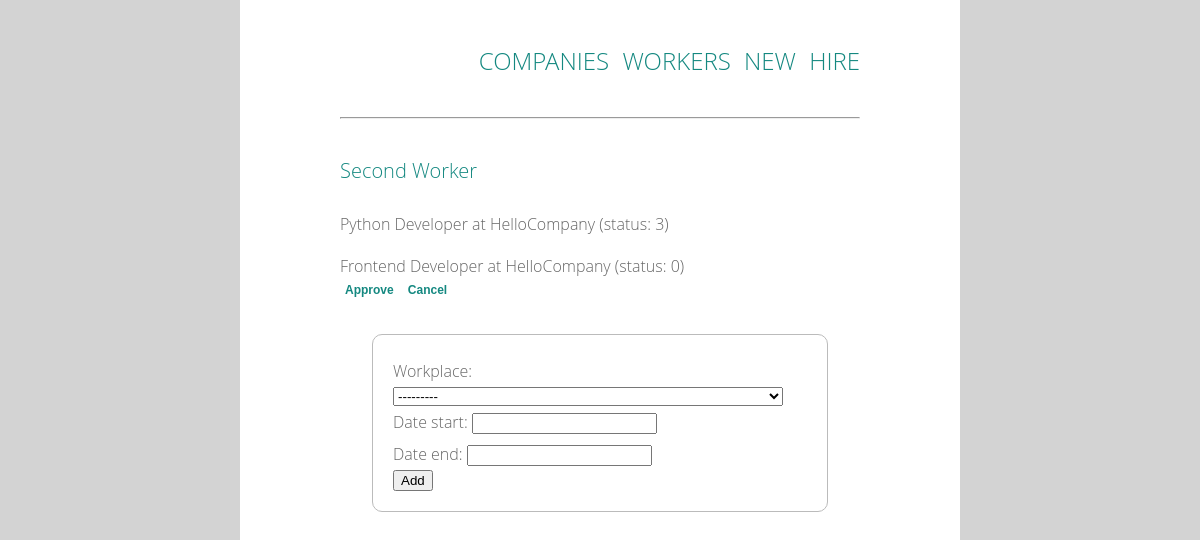
Page /workers/2/ on the committed database.
### work/models.py (models this page shows, shortened)
class Worker(models.Model):
    first_name = models.CharField(max_length=20)
    last_name = models.CharField(max_length=20)

class WorkPlace(models.Model):
    work = models.ForeignKey(
        Work, related_name='workplaces', on_delete=models.CASCADE)
    worker = models.ForeignKey(
        Worker, related_name='workplaces', on_delete=models.CASCADE)
    NEW = 0
    APPROVED = 1
    CANCELLED = 2
    FINISHED = 3
    STATUS_CHOICES = (
        (NEW, 'New'),
        (APPROVED, 'Approved'),
        (CANCELLED, 'Cancelled'),
        (FINISHED, 'Finished'),
    )
    status = models.IntegerField(choices=STATUS_CHOICES, default=NEW)
    def __str__(self):
        return (
            f'workplace {self.work.name} at {self.work.company.name} company')
    class Meta:
        unique_together = ['work', 'worker']

class Work(models.Model):
    company = models.ForeignKey(
        Company, related_name='works', on_delete=models.CASCADE)
    name = models.CharField(max_length=50)
    created_date = models.DateTimeField(default=timezone.now)
    class Meta:
        unique_together = ['company', 'name']

class Company(models.Model):
    name = models.CharField(max_length=50)

### work/views.py (the view, shortened to what this page needs)
class WorkerDetail(View):
    def get(self, request, *args, **kwargs):
        view = WorkerDisplay.as_view()
        return view(request, *args, **kwargs)

### work/forms.py
class CreateWorkTime(forms.ModelForm):
    class Meta:
        model = WorkTime
        fields = ('workplace', 'date_start', 'date_end')

### work/views.py (called while the page is built)
    def get_context_data(self, **kwargs):
        context = super().get_context_data(**kwargs)
        context['workplaces'] = self.get_object().workplaces.all()
        context['form'] = CreateWorkTime()
        return context

### work/templates/work/worker_detail.html (shortened to what this page needs)
{% extends 'work/base.html' %}
{% block content %}
    <h1 class='company'>{{ worker.first_name }} {{ worker.last_name }}</h1>
    {% if workplaces %}
        <ul>
        {% for wp in workplaces %}
            <div class='work'>
                <li>{{ wp.work.name }} at {{ wp.work.company.name }} (status: {{ wp.status }})
                    {% if not wp.status %}
                        <form action="{% url 'work:update_wp' wp.id %}" method="post">
                            <input type="submit" class='status' value="Approve" name='approve_btn'/>
                            <input type="submit" class='status' value="Cancel" name='cancel_btn'/>
                        </form>
                    {% endif %}
                </li>
            </div>
        {% endfor %}
        </ul>
        <form method="post" class='adding_form'>
            {{ form.as_p }}
            <input type="submit" value="Add" />
        </form>
    {% else %}
        <p class='work'>Not working now.</p>
    {% endif %}
{% endblock %}

### work/static/work/style.css (style rules this page uses)
html, body, div, span, applet, object, iframe, h1, h2, h3, h4, h5, h6, p, blockquote, pre, a, abbr, acronym, address, big, cite, code, del, dfn, em, img, ins, kbd, q, s, samp, small, strike, strong, sub, sup, tt, var, b, u, i, center, dl, dt, dd, ol, ul, li, fieldset, form, label, legend, table, caption, tbody, tfoot, thead, tr, th, td, article, aside, canvas, details, embed, figure, figcaption, footer, header, hgroup, menu, nav, output, ruby, section, summary, time, mark, audio, video { margin: 0; padding: 0; border: 0; font-size: 100%; font: inherit; vertical-align: baseline; }
body { line-height: 1; }
ol, ul { list-style: none; }
body { font: 300 16px/22px "Open Sans", "Helvetica Neue", Helvetica, Arial, sans-serif; }
.company { color: #148880; font-size: 20px; line-height: 44px; }
.work, .adding_form { color: #666; }
body { background-color: #d3d3d3; }
html, body { height: 100%; }
.work { margin-top: 20px; }
.adding_form { box-sizing: border-box; padding: 20px; margin: 32px; border: solid 1px #bbb; border-radius: 10px; line-height: 32px; }
.status { border: none; padding: 5px; margin: 0; font-size: 12px; font-weight: 600; color:#148880; background-color: transparent; }

### rows in the picture
Worker: first_name "Second", last_name "Worker"
WorkPlace: work.name "Python Developer", work.company.name "HelloCompany", status "3"
WorkPlace: work.name "Frontend Developer", work.company.name "HelloCompany", status "0"
